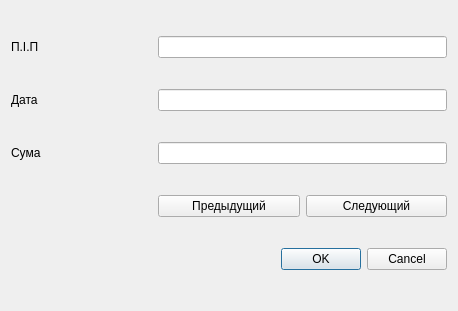
<?xml version="1.0" encoding="UTF-8"?>
<ui version="4.0">
 <class>DialogAddDevice</class>
 <widget class="QDialog" name="DialogAddDevice">
  <property name="geometry">
   <rect>
    <x>0</x>
    <y>0</y>
    <width>458</width>
    <height>311</height>
   </rect>
  </property>
  <property name="windowTitle">
   <string>Dialog</string>
  </property>
  <layout class="QGridLayout" name="gridLayout">
   <item row="0" column="0">
    <widget class="QLabel" name="label">
     <property name="text">
      <string>П.І.П</string>
     </property>
    </widget>
   </item>
   <item row="1" column="0">
    <widget class="QLabel" name="label_2">
     <property name="text">
      <string>Дата</string>
     </property>
    </widget>
   </item>
   <item row="2" column="0">
    <widget class="QLabel" name="label_3">
     <property name="text">
      <string>Сума</string>
     </property>
    </widget>
   </item>
   <item row="0" column="1" colspan="2">
    <widget class="QLineEdit" name="NamesLineEdit"/>
   </item>
   <item row="2" column="1" colspan="2">
    <widget class="QLineEdit" name="SumLineEdit"/>
   </item>
   <item row="4" column="0" colspan="3">
    <widget class="QDialogButtonBox" name="buttonBox">
     <property name="orientation">
      <enum>Qt::Horizontal</enum>
     </property>
     <property name="standardButtons">
      <set>QDialogButtonBox::Cancel|QDialogButtonBox::Ok</set>
     </property>
    </widget>
   </item>
   <item row="1" column="1" colspan="2">
    <widget class="QLineEdit" name="IPAddressLineEdit"/>
   </item>
   <item row="3" column="1">
    <widget class="QPushButton" name="previousButton">
     <property name="text">
      <string>Предыдущий</string>
     </property>
    </widget>
   </item>
   <item row="3" column="2">
    <widget class="QPushButton" name="nextButton">
     <property name="text">
      <string>Следующий</string>
     </property>
    </widget>
   </item>
  </layout>
 </widget>
 <resources/>
 <connections>
  <connection>
   <sender>buttonBox</sender>
   <signal>accepted()</signal>
   <receiver>DialogAddDevice</receiver>
   <slot>accept()</slot>
   <hints>
    <hint type="sourcelabel">
     <x>257</x>
     <y>138</y>
    </hint>
    <hint type="destinationlabel">
     <x>157</x>
     <y>274</y>
    </hint>
   </hints>
  </connection>
  <connection>
   <sender>buttonBox</sender>
   <signal>rejected()</signal>
   <receiver>DialogAddDevice</receiver>
   <slot>reject()</slot>
   <hints>
    <hint type="sourcelabel">
     <x>257</x>
     <y>138</y>
    </hint>
    <hint type="destinationlabel">
     <x>286</x>
     <y>274</y>
    </hint>
   </hints>
  </connection>
 </connections>
</ui>
